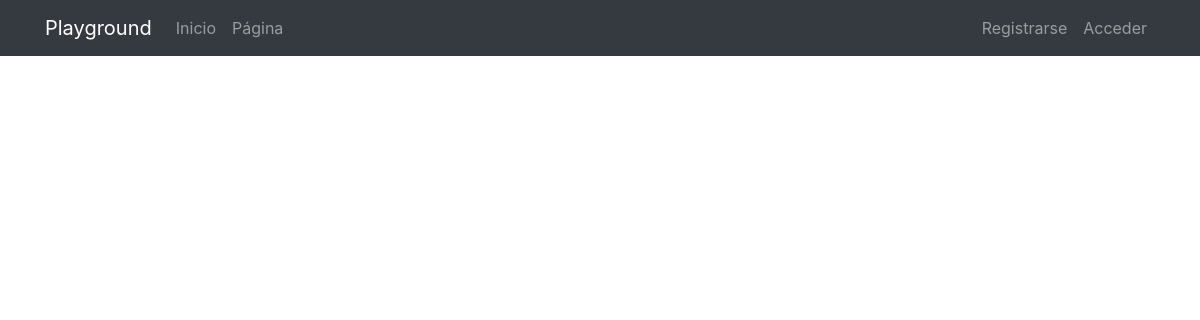
Page /pages/ on the earlier database version.
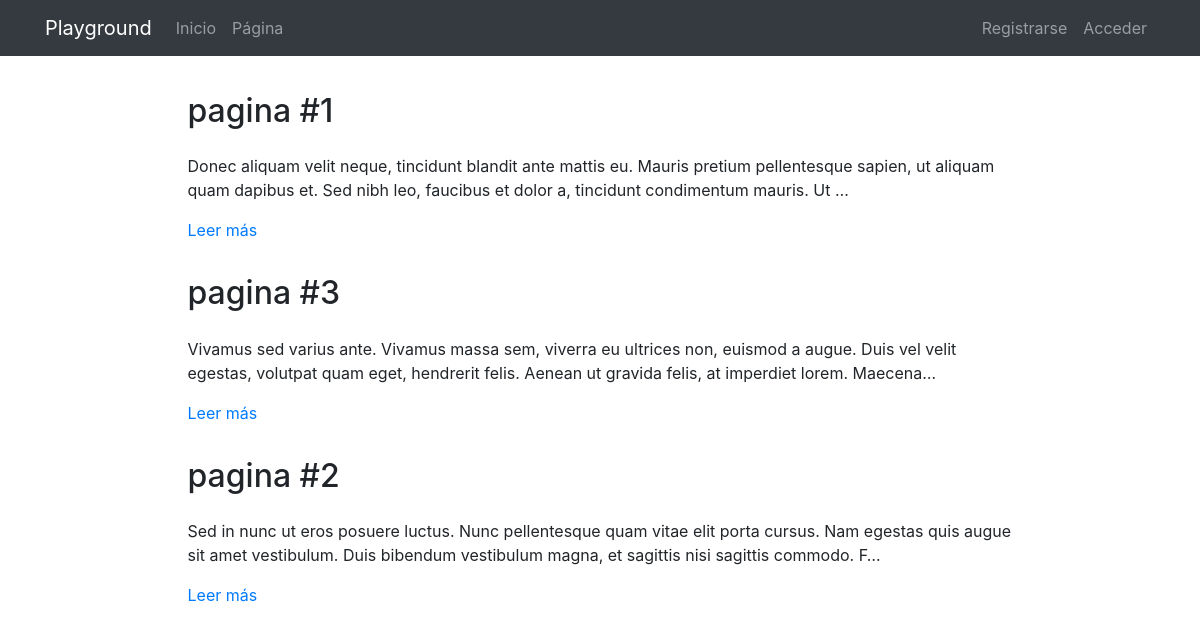
Same page on the later database version.
### pages/models.py (models this page shows, shortened)
class Page(models.Model):
    title = models.CharField(verbose_name="Título", max_length=200)
    content = RichTextField(verbose_name="Contenido")
    order = models.SmallIntegerField(verbose_name="Orden", default=0)
    created = models.DateTimeField(auto_now_add=True, verbose_name="Fecha de creación")
    updated = models.DateTimeField(auto_now=True, verbose_name="Fecha de edición")
    class Meta:
        verbose_name = "página"
        verbose_name_plural = "páginas"
        ordering = ['order', 'title']

### pages/views.py (the view)
# urls.py: path('', PageListView.as_view(), name='pages'),
class PageListView(ListView):
    model = Page

### pages/templates/pages/page_list.html (shortened to what this page needs)
{% extends 'core/base.html' %}
{% load static %}
{% block content %}
<main role="main">
  <div class="container mb-4">
    {% for page in page_list %}
      <div class="row mt-3">
        <div class="col-md-9 mx-auto">
          <h2 class="mb-4">{{page.title}}</h2>
          <div>
            <p>{{page.content|striptags|safe|truncatechars:"200"}}</p>
            <p><a href="{% url 'pages:page' page.id page.title|slugify %}">Leer más</a>
            </p>
          </div>
        </div>
      </div>
    {% endfor %}
  </div>
</main>
{% endblock %}

### core/templates/core/base.html (shortened to what this page needs)
<!DOCTYPE html>
<html lang="es">
  <head>
    {% load static %}
    <link href="{% static 'core/vendor/bootstrap/css/bootstrap.min.css' %}" rel="stylesheet">
    <link href="{% static 'core/vendor/font-awesome/css/font-awesome.min.css' %}" rel="stylesheet" type="text/css">
    <link href="{% static 'core/css/main.css' %}" rel="stylesheet">
  </head>
  <body>
    <body>
      <nav class="navbar navbar-expand-lg navbar-dark bg-dark">
        <div class="container">
          <a class="navbar-brand" href="{% url 'home' %}">Playground</a>
          <div class="collapse navbar-collapse" id="ned">
            <ul class="navbar-nav mr-auto">
              <li class="nav-item">
                <a class="nav-link" href="{% url 'home' %}">Inicio</a>
              </li>
              <li class="nav-item">
                <a class="nav-link" href="{% url 'pages:pages' %}">Página</a>
              </li>
            </ul>
            <ul class="navbar-nav">
              {% if not request.user.is_authenticated %}
              <li class="nav-item">
                <a class="nav-link" href="{% url 'signup' %}">Registrarse</a>
              </li>
              <li class="nav-item">
                <a class="nav-link" href="{% url 'login' %}">Acceder</a>
              </li>
              {% endif %}
            </ul>
          </div>
        </div>
      </nav>
      {% block content %}{% endblock %}
  </body>
</html>

### pages/templates/pages/includes/_pages_menu.html (shortened to what this page needs)
{% load static %}

### core/static/core/css/main.css (style rules this page uses)
main { padding-top: 20px; }
:root { --jumbotron-padding-y: 3rem; }

Differences in the rows shown:
added Page: title "pagina #1", content "Donec aliquam velit neque, tincidunt blandit ante mattis eu. Mauris pretium pellentesque sapien, ut aliquam quam dapibus et. Sed nibh leo, faucibus et dolor a, tincidunt condimentum mauris. Ut …"
added Page: title "pagina #3", content "Vivamus sed varius ante. Vivamus massa sem, viverra eu ultrices non, euismod a augue. Duis vel velit egestas, volutpat quam eget, hendrerit felis. Aenean ut gravida felis, at imperdiet lorem. Maecena…"
added Page: title "pagina #2", content "Sed in nunc ut eros posuere luctus. Nunc pellentesque quam vitae elit porta cursus. Nam egestas quis augue sit amet vestibulum. Duis bibendum vestibulum magna, et sagittis nisi sagittis commodo. F…"
